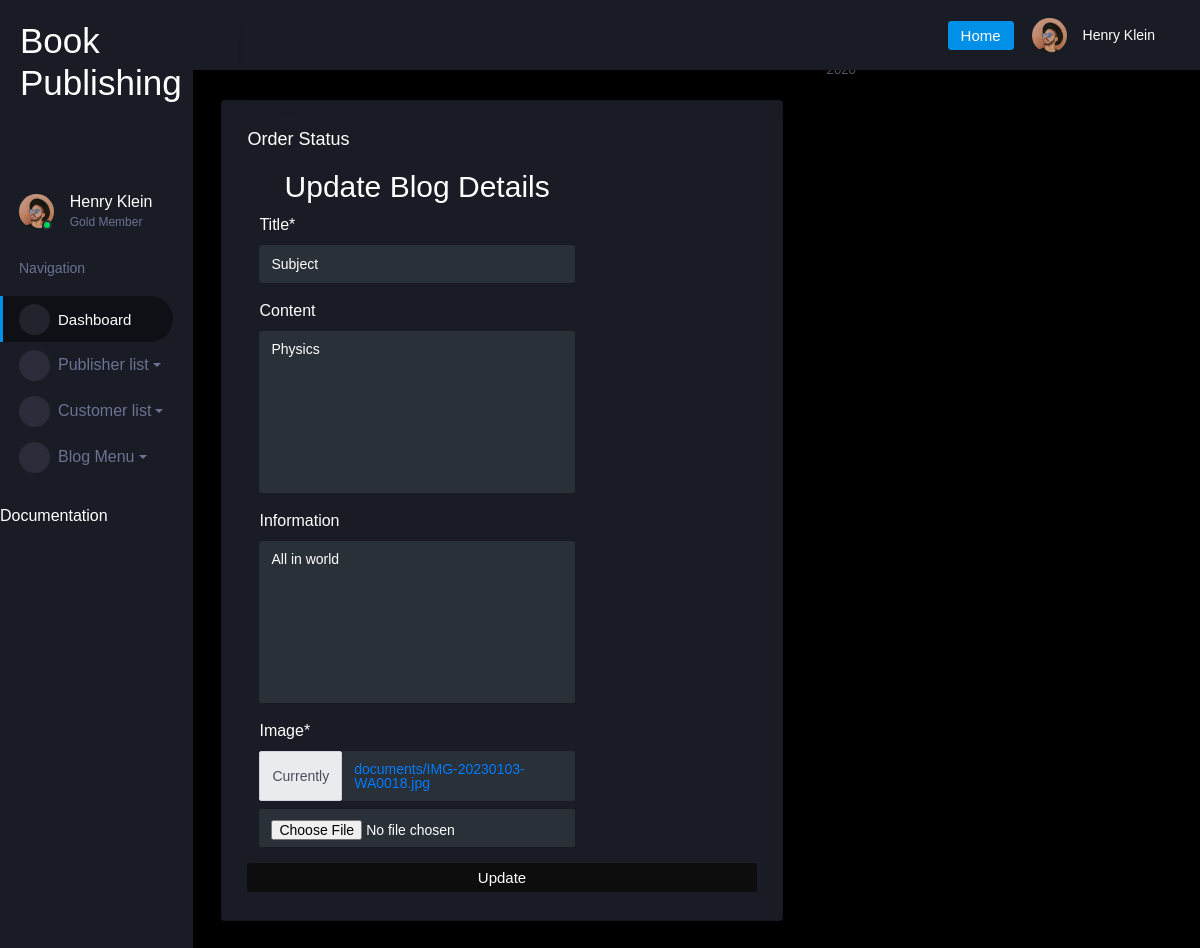
Screenshot of /update2/2/ with the database file from the repository.
### new_app/models.py (models this page shows)
class blog(models.Model):
    date = models.DateField(auto_now=True)
    title = models.CharField(max_length=100)
    content = models.TextField(null=True, blank=True)
    Information = models.TextField(null=True, blank=True)
    Image = models.FileField(upload_to='documents/')

### new_app/views.py (the view)
# urls.py: path('update2/<int:id>/', views.blogupdate, name='update2'),
def blogupdate(request,id):
    blog_data = blog.objects.get(id=id)
    blog_reg_form = BlogForm(instance=blog_data)
    if request.method == 'POST':
        food_reg_form1 = BlogForm(request.POST,request.FILES,instance=blog_data)
        if food_reg_form1.is_valid():
            food_reg_form1.save()
            return redirect("view2")
    return render(request,'blog_update.html',{'blog_form':blog_reg_form})

### new_app/forms.py
class BlogForm(forms.ModelForm):
    class Meta:
        model=blog
        fields='__all__'

### templates/blog_update.html (shortened to what this page needs)
{% extends 'admin.html' %}
{% load crispy_forms_filters %}
{% block content %}
<div class="container">
    <div class="row">
        <div class="col-md-8">
            <h1 class="text-center display-4">Update Blog Details</h1>
        </div>
        <div class="col-md-8">
            <form method="POST" action="#" enctype="multipart/form-data" >
                {{ blog_form|crispy }}
        </div>
                <input type="submit" class="btn btn-dark btn-block" value="Update"/>
        </div>
    </div>
</div>
{% endblock %}

### rows the page displays
blog: title "Subject", content "Physics", Information "All in world"
